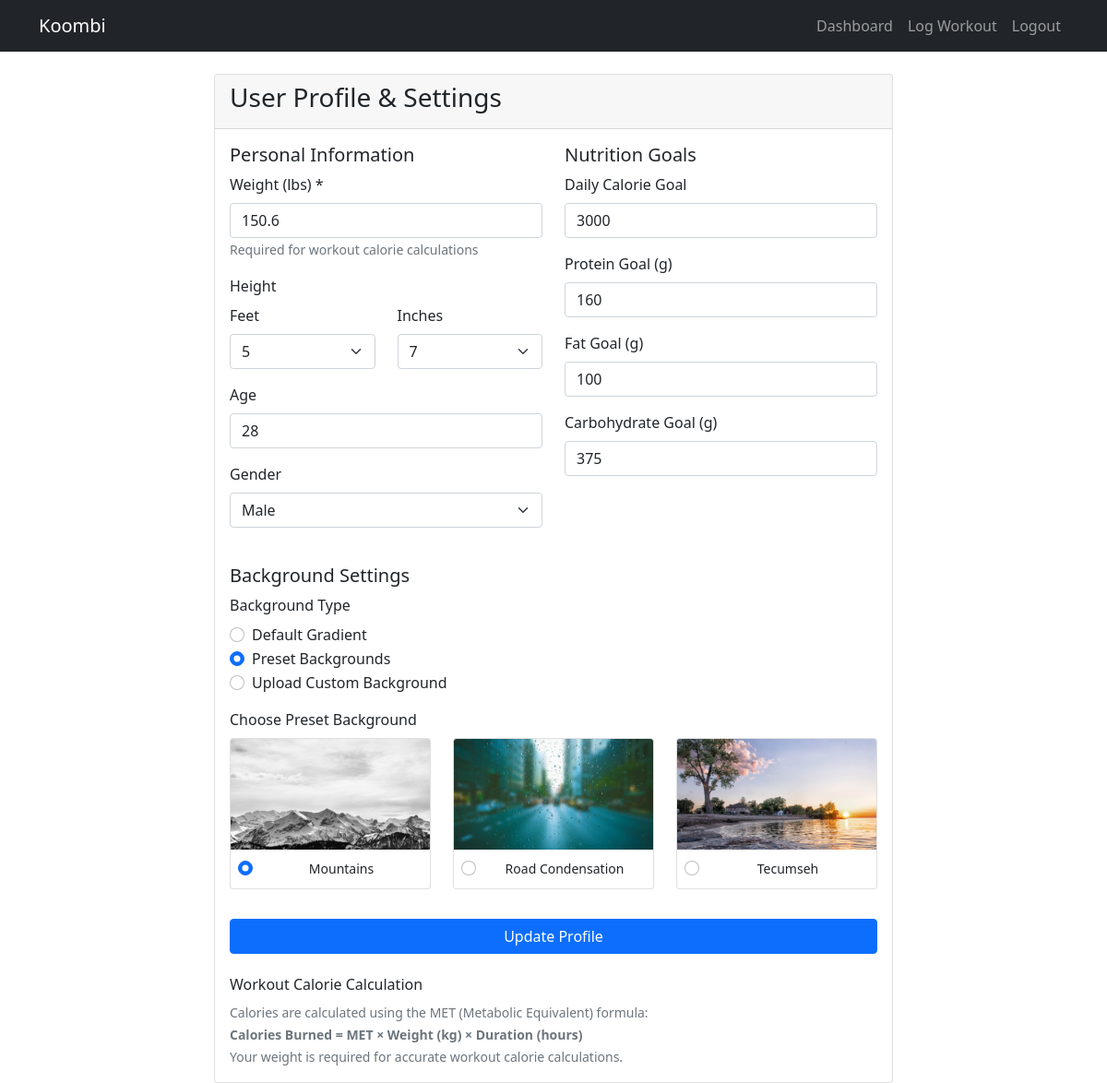
Screenshot of /profile (signed in) with the database file from the repository.
### app.py (models this page shows)
class UserSettings(db.Model):
    __tablename__ = 'user_settings'
    id = db.Column(db.Integer, primary_key=True)
    user_id = db.Column(db.Integer, db.ForeignKey('users.id'), nullable=False, unique=True)
    calorie_goal = db.Column(db.Integer, default=3000)
    protein_goal = db.Column(db.Integer, default=160)
    fat_goal = db.Column(db.Integer, default=100)
    carb_goal = db.Column(db.Integer, default=375)  # 50% of 3000 cal
    weight_kg = db.Column(db.Numeric(5,2))  # Weight in kilograms
    height_cm = db.Column(db.Numeric(5,2))  # Height in centimeters
    age = db.Column(db.Integer)  # Age in years
    gender = db.Column(db.String(10))  # 'male', 'female', 'other'
    background_type = db.Column(db.String(20), default='default')  # 'default', 'preset', 'custom'
    background_filename = db.Column(db.String(255))  # filename for custom or preset backgrounds
    created_at = db.Column(db.DateTime, default=datetime.utcnow)
    updated_at = db.Column(db.DateTime, default=datetime.utcnow, onupdate=datetime.utcnow)

### app.py (the view, shortened to what this page needs)
@app.route('/profile', methods=['GET', 'POST'])
@login_required
def profile():
    user_settings = UserSettings.query.filter_by(user_id=current_user.id).first()
    preset_backgrounds = ['mountains.jpg', 'road_condensation.jpg', 'tecumseh.jpg']
    return render_template('profile.html', settings=user_settings, preset_backgrounds=preset_backgrounds)

### app.py (called while the page is built)
@login_manager.user_loader
def load_user(user_id):
    return User.query.get(int(user_id))

def get_user_background():
    if current_user.is_authenticated:
        user_settings = UserSettings.query.filter_by(user_id=current_user.id).first()
        if user_settings and user_settings.background_type:
            if user_settings.background_type == 'preset':
                return f"url({url_for('static', filename='backgrounds/' + user_settings.background_filename)})"
            elif user_settings.background_type == 'custom':
                return f"url({url_for('static', filename='user_backgrounds/' + user_settings.background_filename)})"
    return "linear-gradient(135deg, #1a4d4d 0%, #0d3333 100%)"

@app.context_processor
def inject_user_background():
    return dict(user_background=get_user_background())

### templates/profile.html (shortened to what this page needs)
<!DOCTYPE html>
<html lang="en">
<head>
    <link href="https://cdn.jsdelivr.net/npm/bootstrap@5.1.3/dist/css/bootstrap.min.css" rel="stylesheet">
</head>
<body>
    <nav class="navbar navbar-expand-lg navbar-dark bg-dark">
        <div class="container">
            <a class="navbar-brand" href="{{ url_for('index') }}">Koombi</a>
            <div class="navbar-nav ms-auto">
                <a class="nav-link" href="{{ url_for('index') }}">Dashboard</a>
                <a class="nav-link" href="{{ url_for('log_workout') }}">Log Workout</a>
                <a class="nav-link" href="{{ url_for('logout') }}">Logout</a>
            </div>
        </div>
    </nav>
    <div class="container mt-4">
        <div class="row">
            <div class="col-md-8 mx-auto">
                <div class="card">
                    <div class="card-header">
                        <h3>User Profile & Settings</h3>
                    </div>
                    <div class="card-body">
                        <form method="POST" enctype="multipart/form-data">
                            <div class="row">
                                <div class="col-md-6">
                                    <h5>Personal Information</h5>
                                    <div class="mb-3">
                                        <label for="weight_lbs" class="form-label">Weight (lbs) *</label>
                                        <input type="number" step="0.1" class="form-control" id="weight_lbs" name="weight_lbs"
                                               value="{{ (settings.weight_kg|float * 2.20462)|round(1) if settings and settings.weight_kg else '' }}" required>
                                        <small class="text-muted">Required for workout calorie calculations</small>
                                    </div>
                                    <div class="mb-3">
                                        <label class="form-label">Height</label>
                                        <div class="row">
                                            <div class="col-6">
                                                <label for="height_feet" class="form-label">Feet</label>
                                                <select class="form-select" id="height_feet" name="height_feet">
                                                    {% for ft in range(3, 9) %}
                                                        <option value="{{ ft }}" {{ 'selected' if settings and settings.height_cm and (settings.height_cm|float / 30.48)|int == ft else '' }}>{{ ft }}</option>
                                                    {% endfor %}
                                                </select>
                                            </div>
                                            <div class="col-6">
                                                <label for="height_inches" class="form-label">Inches</label>
                                                <select class="form-select" id="height_inches" name="height_inches">
                                                    {% for inch in range(0, 12) %}
                                                        <option value="{{ inch }}" {{ 'selected' if settings and settings.height_cm and ((settings.height_cm|float / 2.54)|int % 12) == inch else '' }}>{{ inch }}</option>
                                                    {% endfor %}
                                                </select>
                                            </div>
                                        </div>
                                    </div>
                                    <div class="mb-3">
                                        <label for="age" class="form-label">Age</label>
                                        <input type="number" class="form-control" id="age" name="age"
                                               value="{{ settings.age if settings else '' }}">
                                    </div>
                                    <div class="mb-3">
                                        <label for="gender" class="form-label">Gender</label>
                                        <select class="form-select" id="gender" name="gender">
                                            <option value="male" {{ 'selected' if settings and settings.gender == 'male' else '' }}>Male</option>
                                        </select>
                                    </div>
                                </div>
                                <div class="col-md-6">
                                    <h5>Nutrition Goals</h5>
                                    <div class="mb-3">
                                        <label for="calorie_goal" class="form-label">Daily Calorie Goal</label>
                                        <input type="number" class="form-control" id="calorie_goal" name="calorie_goal"
                                               value="{{ settings.calorie_goal if settings else 3000 }}">
                                    </div>
                                    <div class="mb-3">
                                        <label for="protein_goal" class="form-label">Protein Goal (g)</label>
                                        <input type="number" class="form-control" id="protein_goal" name="protein_goal"
                                               value="{{ settings.protein_goal if settings else 160 }}">
                                    </div>
                                    <div class="mb-3">
                                        <label for="fat_goal" class="form-label">Fat Goal (g)</label>
                                        <input type="number" class="form-control" id="fat_goal" name="fat_goal"
                                               value="{{ settings.fat_goal if settings else 100 }}">
                                    </div>
                                    <div class="mb-3">
                                        <label for="carb_goal" class="form-label">Carbohydrate Goal (g)</label>
                                        <input type="number" class="form-control" id="carb_goal" name="carb_goal"
                                               value="{{ settings.carb_goal if settings else 375 }}">
                                    </div>
                                </div>
                            </div>
                            <div class="row mt-4">
                                <div class="col-12">
                                    <h5>Background Settings</h5>
                                    <div class="mb-3">
                                        <label class="form-label">Background Type</label>
                                        <div class="mb-3">
                                            <div class="form-check">
                                                <input class="form-check-input" type="radio" name="background_type" id="bg_default" value="default"
                                                       {{ 'checked' if not settings or not settings.background_type or settings.background_type == 'default' else '' }}
                                                       onchange="toggleBackgroundOptions()">
                                                <label class="form-check-label" for="bg_default">
                                                    Default Gradient
                                                </label>
                                            </div>
                                            <div class="form-check">
                                                <input class="form-check-input" type="radio" name="background_type" id="bg_preset" value="preset"
                                                       {{ 'checked' if settings and settings.background_type == 'preset' else '' }}
                                                       onchange="toggleBackgroundOptions()">
                                                <label class="form-check-label" for="bg_preset">
                                                    Preset Backgrounds
                                                </label>
                                            </div>
                                            <div class="form-check">
                                                <input class="form-check-input" type="radio" name="background_type" id="bg_custom" value="custom"
                                                       {{ 'checked' if settings and settings.background_type == 'custom' else '' }}
                                                       onchange="toggleBackgroundOptions()">
                                                <label class="form-check-label" for="bg_custom">
                                                    Upload Custom Background
                                                </label>
                                            </div>
                                        </div>
                                        <div id="preset_options" class="mb-3" style="display: none;">
                                            <label for="preset_background" class="form-label">Choose Preset Background</label>
                                            <div class="row">
                                                {% for bg in preset_backgrounds %}
                                                <div class="col-md-4 mb-3">
                                                    <div class="card">
                                                        <img src="{{ url_for('static', filename='backgrounds/' + bg) }}"
                                                             class="card-img-top" style="height: 120px; object-fit: cover;">
                                                        <div class="card-body text-center p-2">
                                                            <div class="form-check">
                                                                <input class="form-check-input" type="radio" name="preset_background"
                                                                       id="preset_{{ loop.index }}" value="{{ bg }}"
                                                                       {{ 'checked' if settings and settings.background_filename == bg else '' }}>
                                                                <label class="form-check-label small" for="preset_{{ loop.index }}">
                                                                    {{ bg.replace('.jpg', '').replace('_', ' ').title() }}
                                                                </label>
                                                            </div>
                                                        </div>
                                                    </div>
                                                </div>
                                                {% endfor %}
                                            </div>
                                        </div>
                                    </div>
                                </div>
                            </div>
                            <div class="d-grid">
                                <button type="submit" class="btn btn-primary">Update Profile</button>
                            </div>
                        </form>
                        <div class="mt-4">
                            <h6>Workout Calorie Calculation</h6>
                            <small class="text-muted">
                                Calories are calculated using the MET (Metabolic Equivalent) formula:<br>
                                <strong>Calories Burned = MET × Weight (kg) × Duration (hours)</strong><br>
                                Your weight is required for accurate workout calorie calculations.
                            </small>
                        </div>
                    </div>
                </div>
            </div>
        </div>
    </div>
</body>
</html>

### rows the page displays
UserSettings: weight_lbs "150.6", age "28", calorie_goal "3000", protein_goal "160", fat_goal "100", carb_goal "375"

### other values shown
{{ bg.replace('.jpg', '').replace('_', ' ').title() }} "Mountains" "Road Condensation" "Tecumseh"
form field height_feet "5"
form field height_inches "7"
